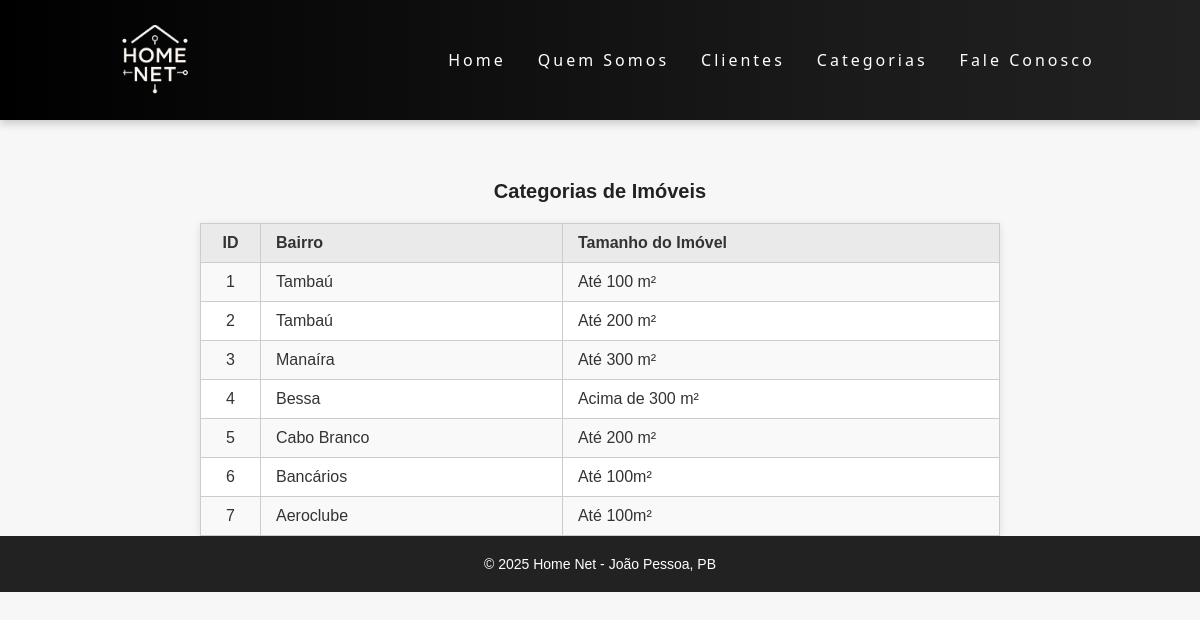
Page /categorias.php on the committed database.
### tables this page shows
CREATE TABLE `categorias` (
  `id` int(11) NOT NULL,
  `bairro` varchar(100) NOT NULL,
  `tamanho` varchar(50) NOT NULL
);

### categorias.php (the view)
<?php
include "topo/topo.php"; ?>
<link rel="stylesheet" href="css/categorias.css">
<?php
require_once "admin/config.inc.php";
$sql = "SELECT * FROM categorias";
$resultado = mysqli_query($conexao, $sql);
if (mysqli_num_rows($resultado) > 0) {
    echo "<h3>Categorias de Imóveis</h3>";
    echo "<div class='table-wrapper'>";
    echo "<table class='tabela-categorias'>";
    echo "<tr><th>ID</th><th>Bairro</th><th>Tamanho do Imóvel</th></tr>";
    while ($dados = mysqli_fetch_array($resultado)) {
        echo "<tr>";
        echo "<td>$dados[id]</td>";
        echo "<td>$dados[bairro]</td>";
        echo "<td>$dados[tamanho]</td>";
        echo "</tr>";
    }
    echo "</table>";
    echo "</div>";
} else {
    echo "<h3>Nenhuma categoria cadastrada.</h3>";
}
include "rodape/rodape.php";
?>

### topo/topo.php (shortened to what this page needs)
<!DOCTYPE html>
<html lang="pt-br">
<head>
    <link rel="stylesheet" href="topo/topo.css"/>
</head>
<body>
    <header>
        <nav>
            <a class="logo" href="/">
            <img src="topo/logo-white-homenet.png" alt="HomeNet" />
            <span class="sr-only">HomeNet</span></a>
            <ul class="nav-list">
                <li><a href="conteudo.php">Home</a></li>
                <li><a href="quemsomos.php">Quem Somos</a>
                <li><a href="clientes.php">Clientes</a>
                <li><a href="categorias.php">Categorias</a>
                <li><a href="faleconosco.php">Fale Conosco</a></li>
            </ul>
        </nav>
    </header>
</body>
</html>

### rodape/rodape.php
<link rel="stylesheet" href="rodape/rodape.css"/>
<footer>
    <p>&copy; 2025 Home Net - João Pessoa, PB</p>
</footer>

### topo/topo.css (style rules this page uses)
* { margin: 0; padding: 0; }
a { color: #fff; text-decoration: none; transition: 0.3s; }
.logo { font-size: 24px; text-transform: uppercase; letter-spacing: 4px; }
.logo img { height: 100px; width: auto; display: inline-block; vertical-align: middle; }
nav { display: flex; justify-content: space-around; align-items: center; font-family: system-ui, -apple-system, Helvetica, Arial, sans-serif; background: linear-gradient(90deg, rgba(0, 0, 0, 1) 0%, rgba(26, 26, 26, 1) 70%, rgba(33, 33, 33, 1) 100%); box-shadow: 0 4px 8px rgba(30, 30, 30, 0.2); padding: 10px 0; height: auto; margin: 0; position: relative; z-index: 1000; }
.nav-list { list-style: none; display: flex; }
.nav-list li { letter-spacing: 3px; margin-left: 32px; }

### css/categorias.css (style rules this page uses)
* { margin: 0; padding: 0; box-sizing: border-box; }
body { font-family: Arial, Helvetica, sans-serif; background: #f7f7f7; color: #333; }
h3 { text-align: center; margin-top: 60px; margin-bottom: 20px; font-size: 20px; color: #222; }
.table-wrapper { width: 90%; max-width: 800px; margin: 0 auto; background: #fff; box-shadow: 0 2px 8px rgba(0,0,0,0.1); border-radius: 0px; overflow-x: auto; }
.tabela-categorias { width: 100%; border-collapse: collapse; min-width: 480px; }
.tabela-categorias th, .tabela-categorias td { border: 1px solid #ccc; padding: 10px 15px; text-align: left; }
.tabela-categorias td:first-child, .tabela-categorias th:first-child { text-align: center; width: 60px; }
.tabela-categorias th { background-color: #eaeaea; font-weight: bold; }
.tabela-categorias tr:nth-child(even) { background-color: #f9f9f9; }

### rodape/rodape.css (style rules this page uses)
footer { text-align: center; padding: 20px ; background-color: #222; color: white; font-size: 14px; }

### rows in the picture
categorias: id "1", bairro "Tambaú", tamanho "Até 100 m²"
categorias: id "2", bairro "Tambaú", tamanho "Até 200 m²"
categorias: id "3", bairro "Manaíra", tamanho "Até 300 m²"
categorias: id "4", bairro "Bessa", tamanho "Acima de 300 m²"
categorias: id "5", bairro "Cabo Branco", tamanho "Até 200 m²"
categorias: id "6", bairro "Bancários", tamanho "Até 100m²"
categorias: id "7", bairro "Aeroclube", tamanho "Até 100m²"
